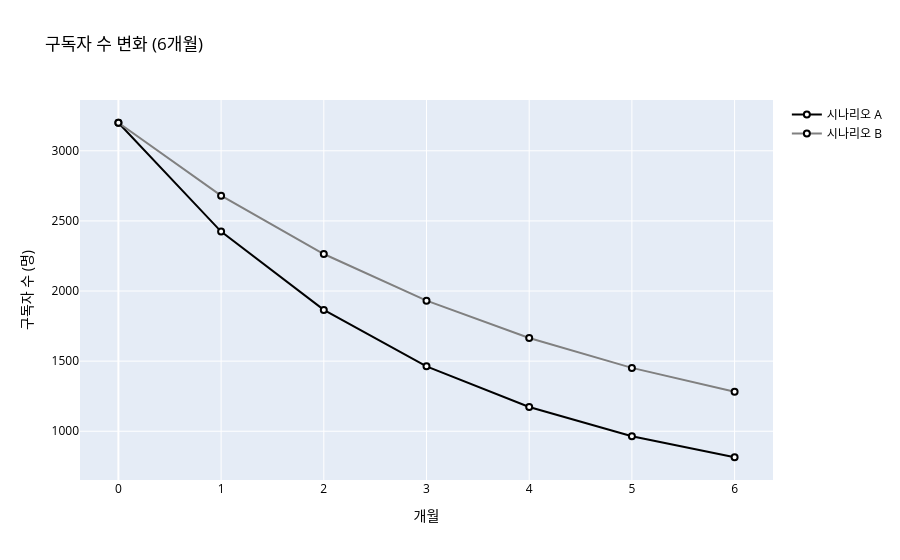

Notebook cell for this chart:
### Markdown cell above
---

## 과제 3. 간단한 시뮬레이션 (6점)

현재 상태(구독자 3,200명, 해지율 28%, 신규 120명/월)로 **6개월 후 구독자 수**를 계산하세요.

### 요구사항

1. **(3점)** 아래 두 시나리오의 6개월간 구독자 수 변화를 계산하세요:
   - 시나리오 A: 현상 유지 (해지율 28%)
   - 시나리오 B: 배송 개선으로 해지율 20%로 감소

2. **(3점)** 두 시나리오의 구독자 수 추이를 **라인 차트**로 비교하고, 6개월 후 차이를 `print()`로 출력하세요.

### Code cell
# ✏️ 과제 3 풀이
# 시나리오 A vs B 시뮬레이션 + 라인 차트 + 결론 print()

# 초기값
initial_subscribers = 3200
new_users = 120
months = 6

# 시나리오 A (해지율 28%)
churn_A = 0.28

# 시나리오 B (해지율 20%)
churn_B = 0.20

subs_A = [initial_subscribers]
subs_B = [initial_subscribers]

# 계산
for i in range(months):
    next_A = subs_A[-1] * (1 - churn_A) + new_users
    next_B = subs_B[-1] * (1 - churn_B) + new_users
    
    subs_A.append(next_A)
    subs_B.append(next_B)

# x축 (개월)
x = list(range(0, months+1))

# 그래프
fig = go.Figure()

fig.add_trace(go.Scatter(
    x=x,
    y=subs_A,
    mode='lines+markers',
    name='시나리오 A',
    line=dict(color='black'),
    marker=dict(color='white', line=dict(color='black', width=2))
))

fig.add_trace(go.Scatter(
    x=x,
    y=subs_B,
    mode='lines+markers',
    name='시나리오 B',
    line=dict(color='gray'),
    marker=dict(color='white', line=dict(color='black', width=2))
))

fig.update_layout(
    title='구독자 수 변화 (6개월)',
    xaxis_title='개월',
    yaxis_title='구독자 수 (명)',
    font=dict(color='black')
)

fig.show()

# 6개월 후 차이 출력
difference = subs_B[-1] - subs_A[-1]
print(f"시나리오 A (해지율 28%) - 6개월 후 구독자 수: {int(subs_A[-1])}명")
print(f"시나리오 B (해지율 20%) - 6개월 후 구독자 수: {int(subs_B[-1])}명")
print(f"차이: {int(difference)}명")

### Figure 1 — Plotly figure (JSON) as saved in the notebook; plotly's stock layout.template omitted (floating-point values rounded to 4 significant figures)
{"data": [{"line": {"color": "black"}, "marker": {"color": "white", "line": {"color": "black", "width": 2}}, "mode": "lines+markers", "name": "시나리오 A", "type": "scatter", "x": [0, 1, 2, 3, 4, 5, 6], "y": [3200, 2424.0, 1865.0, 1463.0, 1173.0, 964.8, 814.7]}, {"line": {"color": "gray"}, "marker": {"color": "white", "line": {"color": "black", "width": 2}}, "mode": "lines+markers", "name": "시나리오 B", "type": "scatter", "x": [0, 1, 2, 3, 4, 5, 6], "y": [3200, 2680.0, 2264.0, 1931.0, 1665.0, 1452.0, 1282.0]}], "layout": {"font": {"color": "black"}, "title": {"text": "구독자 수 변화 (6개월)"}, "xaxis": {"title": {"text": "개월"}}, "yaxis": {"title": {"text": "구독자 수 (명)"}}}}
